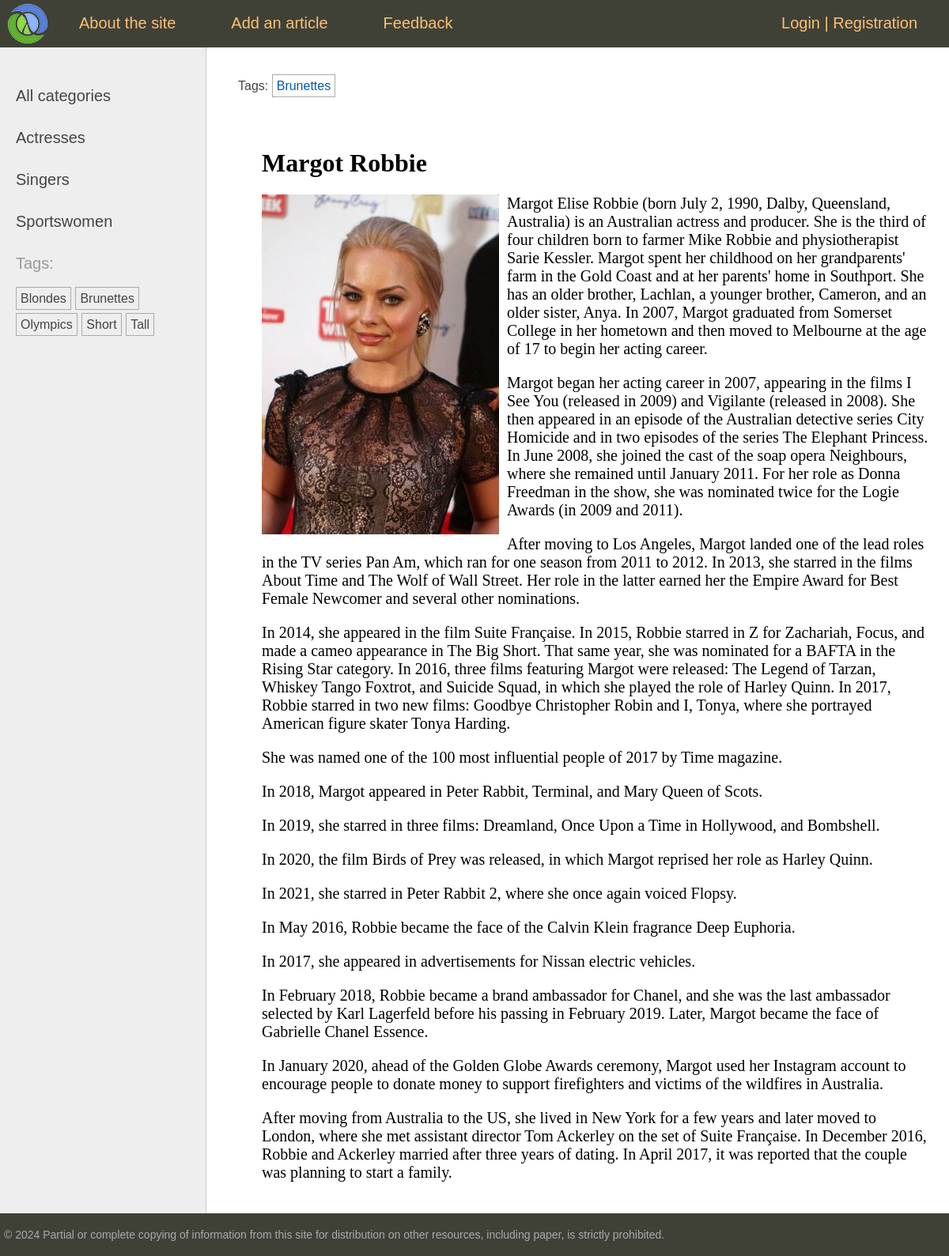
The page /post/margo-robbi/ on the database its author committed.
### women/models.py (models this page shows, shortened)
class Category(models.Model):
    name = models.CharField(max_length=100, db_index=True, verbose_name="Category")
    slug = models.SlugField(max_length=255, unique=True, db_index=True)
    class Meta:
        verbose_name = "Category"
        verbose_name_plural = "Categories"
    def get_absolute_url(self):
        return reverse('category', kwargs={'cat_slug': self.slug})

class TagPost(models.Model):
    tag = models.CharField(max_length=100, db_index=True)
    slug = models.SlugField(max_length=255, unique=True, db_index=True)
    def get_absolute_url(self):
        return reverse('tag', kwargs={'tag_slug': self.slug})

class Women(models.Model):
    class Status(models.IntegerChoices):
        DRAFT = 0, 'Draft'
        PUBLISHED = 1, 'Published'
    title = models.CharField(max_length=255, verbose_name="Heading")
    slug = models.SlugField(max_length=255, unique=True, db_index=True, verbose_name="Slug", validators=[
                               MinLengthValidator(5, message="Minimum 5 characters"),
                               MaxLengthValidator(100, message="Maximum 100 characters"),
                           ])
    photo = models.ImageField(upload_to="photos/%Y/%m/%d/", default=None,
                              blank=True, null=True, verbose_name="Photo")
    content = models.TextField(blank=True, verbose_name="Article text")
    time_create = models.DateTimeField(auto_now_add=True, verbose_name="Creation time")
    time_update = models.DateTimeField(auto_now=True, verbose_name="Change time")
    is_published = models.BooleanField(choices=tuple(map(lambda x: (bool(x[0]), x[1]), Status.choices)),
                                       default=Status.DRAFT, verbose_name="Status")
    cat = models.ForeignKey('Category', on_delete=models.PROTECT, related_name='posts', verbose_name="Categories")
    tags = models.ManyToManyField('TagPost', blank=True, related_name='tags', verbose_name="Tags")
    husband = models.OneToOneField('Husband', on_delete=models.SET_NULL,
                                   null=True, blank=True, related_name='wuman', verbose_name="Husband")
    author = models.ForeignKey(get_user_model(), on_delete=models.SET_NULL, related_name='posts', null=True, default=None)
    objects = models.Manager()
    published = PublishedManager()
    class Meta:
        verbose_name = "Famous women"
        verbose_name_plural = "Famous women"
        ordering = ['-time_create']
        indexes = [
            models.Index(fields=['-time_create'])
        ]

### women/views.py (the view)
# urls.py: path('post/<slug:post_slug>/', views.ShowPost.as_view(), name='post'),
class ShowPost(DataMixin, DetailView):
    template_name = 'women/post.html'
    slug_url_kwarg = 'post_slug'
    context_object_name = 'post'
    def get_context_data(self, **kwargs):
        context = super().get_context_data(**kwargs)
        return self.get_mixin_context(context, title=context['post'].title)
    def get_object(self, queryset=None):
        return get_object_or_404(Women.published, slug=self.kwargs[self.slug_url_kwarg])

### users/context_processors.py (called while the page is built)
def get_women_context(request):
    return {'mainmenu': menu}

### women/models.py (called while the page is built)
    def get_queryset(self):
        return super().get_queryset().filter(is_published=Women.Status.PUBLISHED)

### women/templatetags/women_tags.py (called while the page is built)
@register.inclusion_tag('women/list_categories.html')
def show_categories(cat_selected=0):
    cats = Category.objects.annotate(total=Count("posts")).filter(total__gt=0)
    return {'cats': cats, 'cat_selected': cat_selected}

@register.inclusion_tag('women/list_tags.html')
def show_all_tags():
    return {'tags': TagPost.objects.annotate(total=Count("tags")).filter(total__gt=0)}

### women/utils.py (called while the page is built)
    def get_mixin_context(self, context, **kwargs):
        context['cat_selected'] = None
        context.update(kwargs)
        return context

### women/templates/women/post.html (shortened to what this page needs)
{% extends 'base.html' %}
{% block breadcrumbs %}
{% with post.tags.all as tags %}
{% if tags %}
<ul class="tags-list">
    <li>Tags:</li>
    {% for t in tags %}
    <li><a href="{{t.get_absolute_url}}">{{t.tag}}</a></li>
    {% endfor %}
</ul>
{% endif %}
{% endwith %}
{% endblock %}
{% block content %}
<h1>{{post.title}}</h1>
{% if post.photo %}
<p><img class="img-article-left" src="{{post.photo.url}}"></p>
{% endif %}
{{post.content|linebreaks}}
{% endblock %}

### women/templates/women/list_categories.html
{% for cat in cats %}
{% if cat.id == cat_selected %}
<li class="selected">{{cat.name}}</li>
{% else %}
<li><a href="{{ cat.get_absolute_url }}">{{cat.name}}</a></li>
{% endif %}
{% endfor %}

### women/templates/women/list_tags.html
{% if tags %}
    <p>Tags:</p>
    <ul class="tags-list">
        {% for t in tags %}
        <li><a href="{{t.get_absolute_url}}">{{t.tag}}</a></li>
        {% endfor %}
    </ul>
{% endif %}

### women/static/women/css/styles.css (style rules this page uses)
html, body { font-family: 'Arial'; margin: 0; padding: 0; height: 100%; width: 100%; color: #444; }
a { color: #0059b2; text-decoration: none; }
img { max-width: 600px; height: auto; }
img.img-article-left { max-width: 300px; height: auto; float: left; padding: 0 10px 10px 0; }
.left-chapters ul { width: 230px; margin: 0; padding: 20px 10px 10px 20px; list-style: none; font-size: 20px; }
.left-chapters ul li { margin: 30px 0 0 0; color: #999; }
.left-chapters ul li a { color: #444; text-decoration: none; }
ul.tags-list { width: 100%; margin: 0; padding: 0; list-style: none; }
ul.tags-list li { margin: 0; padding: 0 0 10px; display: inline-block; }
ul.tags-list li a { padding: 5px; font-size: 16px; border: 1px solid #aaa; }
.content-text h1 { font-size: 32px; }

### rows shown on the page
Category: name "Actresses"
Category: name "Singers"
Category: name "Sportswomen"
TagPost: tag "Blondes"
TagPost: tag "Brunettes"
TagPost: tag "Olympics"
TagPost: tag "Short"
TagPost: tag "Tall"
Women: title "Margot Robbie", photo (picture), content "Margot Elise Robbie (born July 2, 1990, Dalby, Queensland, Australia) is an Australian actress and producer. She is the third of four children born to farmer Mike Robbie and physiotherapist Sarie Kessler. Margot spent her childhood on her grandparents' farm in the Gold Coast and at her parents' home in Southport. She has an older brother, Lachlan, a younger brother, Cameron, and an older sister, Anya. In 2007, Margot graduated from Somerset College in her hometown and then moved to Melbourne at the age of 17 to begin her acting career. Margot began her acting career in 2007, appearing in the films I See You (released in 2009) and Vigilante (released in 2008). She then appeared in an episode…"

### other values the page prints
{{ m.title }} "About the site" "Add an article" "Feedback"
